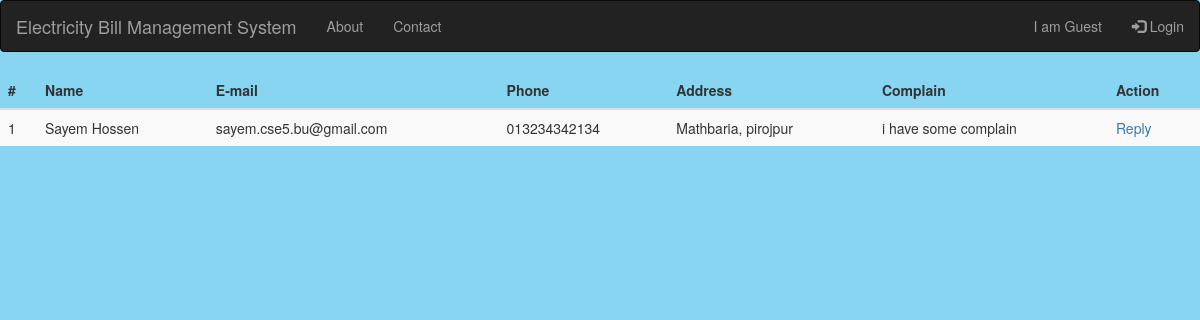
The page /complain.php on the database its author committed.
### tables this page shows
CREATE TABLE `complain` (
  `id` int(11) NOT NULL,
  `user_id` int(11) NOT NULL,
  `name` varchar(50) NOT NULL,
  `email` varchar(50) NOT NULL,
  `phone` varchar(20) NOT NULL,
  `address` varchar(255) NOT NULL,
  `complain` text NOT NULL,
  `reaply_status` tinyint(1) NOT NULL DEFAULT 1
);

### complain.php (the view, shortened to what this page needs)
<?php
include 'include/header.php';
$db=new Database();
$conn=$db->connect();
$sql="SELECT * FROM complain WHERE reaply_status='1'";
$stmt=$conn->prepare($sql);
$stmt->execute();
?>
<div class="userlist">
	<table class="table table-striped">
		<thead>
			<tr>
				<th scope="col">#</th>
				<th scope="col">Name</th>
				<th scope="col">E-mail</th>
				<th scope="col">Phone</th>
				<th scope="col">Address</th>
				<th scope="col">Complain</th>
				<th>Action</th>
			</tr>
		</thead>
		<tbody>
			<?php
			if($stmt->rowCount()>0) {
				$id=1;
				while($result = $stmt->fetch(PDO::FETCH_ASSOC)){
					?>
					<tr>
	        	<td><?php echo $id; ?></td>
	        	<td><?php echo $result['name'] ?></td>
	        	<td><?php echo $result['email'] ?></td>
				<td><?php echo $result['phone'] ?></td>
				<td><?php echo $result['address'] ?></td>
				<td><?php echo $result['complain'] ?></td>
				<?php
				$id++;
					?>
                   <td>
					<a href="reaply.php?reaplyid=<?php echo $result['id']; ?>"; >Reply</a>
					</td>
					<?php
					echo "</tr>";
						};
			}
			?>
			</tbody>
		</table>
	</div>

### rows shown on the page
complain: name "Sayem Hossen", email "sayem.cse5.bu@gmail.com", phone "013234342134", address "Mathbaria, pirojpur", complain "i have some complain"
